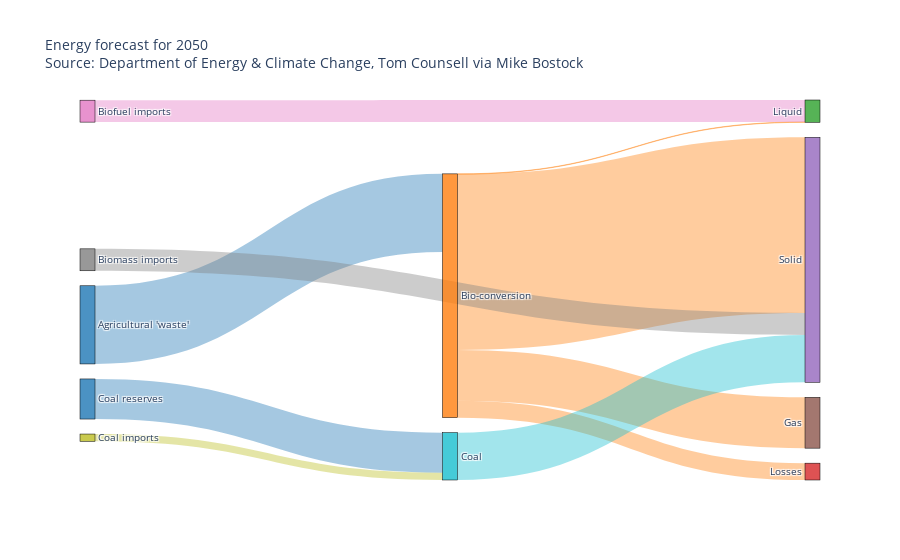

Write notebook code for a chart like this one.
### Code cell
import plotly.graph_objects as go
import urllib, json

url = 'https://raw.githubusercontent.com/plotly/plotly.js/master/test/image/mocks/sankey_energy.json'
response = urllib.request.urlopen(url)
data = json.loads(response.read())

# override gray link colors with 'source' colors
opacity = 0.4
# change 'magenta' to its 'rgba' value to add opacity
data['data'][0]['node']['color'] = ['rgba(255,0,255, 0.8)' if color == "magenta" else color for color in data['data'][0]['node']['color']]
data['data'][0]['link']['color'] = [data['data'][0]['node']['color'][src].replace("0.8", str(opacity))
                                    for src in data['data'][0]['link']['source']]

fig = go.Figure(data=[go.Sankey(
    valueformat = ".0f",
    valuesuffix = "TWh",
    # Define nodes
    node = dict(
      pad = 15,
      thickness = 15,
      line = dict(color = "black", width = 0.5),
      label =  data['data'][0]['node']['label'][:10],
      color =  data['data'][0]['node']['color'][:10]
    ),
    # Add links
    link = dict(
      source =  data['data'][0]['link']['source'][:10],
      target =  data['data'][0]['link']['target'][:10],
      value =  data['data'][0]['link']['value'][:10],
      label =  data['data'][0]['link']['label'][:10],
      color =  data['data'][0]['link']['color'][:10]
))])

fig.update_layout(title_text="Energy forecast for 2050<br>Source: Department of Energy & Climate Change, Tom Counsell via <a href='https://bost.ocks.org/mike/sankey/'>Mike Bostock</a>",
                  font_size=10)
fig.show()

### Figure 1 — Plotly figure (JSON) as saved in the notebook; plotly's stock layout.template omitted (floating-point values rounded to 4 significant figures)
{"data": [{"link": {"color": ["rgba(31, 119, 180, 0.4)", "rgba(255, 127, 14, 0.4)", "rgba(255, 127, 14, 0.4)", "rgba(255, 127, 14, 0.4)", "rgba(255, 127, 14, 0.4)", "rgba(227, 119, 194, 0.4)", "rgba(127, 127, 127, 0.4)", "rgba(188, 189, 34, 0.4)", "rgba(31, 119, 180, 0.4)", "rgba(23, 190, 207, 0.4)"], "label": ["stream 1", "", "", "", "stream 1", "", "", "", "", ""], "source": [0, 1, 1, 1, 1, 6, 7, 8, 10, 9], "target": [1, 2, 3, 4, 5, 2, 4, 9, 9, 4], "value": [124.7, 0.597, 26.86, 280.3, 81.14, 35, 35, 11.61, 63.97, 75.57]}, "node": {"color": ["rgba(31, 119, 180, 0.8)", "rgba(255, 127, 14, 0.8)", "rgba(44, 160, 44, 0.8)", "rgba(214, 39, 40, 0.8)", "rgba(148, 103, 189, 0.8)", "rgba(140, 86, 75, 0.8)", "rgba(227, 119, 194, 0.8)", "rgba(127, 127, 127, 0.8)", "rgba(188, 189, 34, 0.8)", "rgba(23, 190, 207, 0.8)", "rgba(31, 119, 180, 0.8)", "rgba(255, 127, 14, 0.8)", "rgba(44, 160, 44, 0.8)", "rgba(214, 39, 40, 0.8)", "rgba(148, 103, 189, 0.8)", "rgba(140, 86, 75, 0.8)", "rgba(227, 119, 194, 0.8)", "rgba(127, 127, 127, 0.8)", "rgba(188, 189, 34, 0.8)", "rgba(23, 190, 207, 0.8)", "rgba(31, 119, 180, 0.8)", "rgba(255, 127, 14, 0.8)", "rgba(44, 160, 44, 0.8)", "rgba(214, 39, 40, 0.8)", "rgba(148, 103, 189, 0.8)", "rgba(140, 86, 75, 0.8)", "rgba(227, 119, 194, 0.8)", "rgba(127, 127, 127, 0.8)", "rgba(188, 189, 34, 0.8)", "rgba(23, 190, 207, 0.8)", "rgba(31, 119, 180, 0.8)", "rgba(255, 127, 14, 0.8)", "rgba(44, 160, 44, 0.8)", "rgba(214, 39, 40, 0.8)", "rgba(148, 103, 189, 0.8)", "rgba(255,0,255, 0.8)", "rgba(227, 119, 194, 0.8)", "rgba(127, 127, 127, 0.8)", "rgba(188, 189, 34, 0.8)", "rgba(23, 190, 207, 0.8)", "rgba(31, 119, 180, 0.8)", "rgba(255, 127, 14, 0.8)", "rgba(44, 160, 44, 0.8)", "rgba(214, 39, 40, 0.8)", "rgba(148, 103, 189, 0.8)", "rgba(140, 86, 75, 0.8)", "rgba(227, 119, 194, 0.8)", "rgba(127, 127, 127, 0.8)"], "label": ["Agricultural 'waste'", "Bio-conversion", "Liquid", "Losses", "Solid", "Gas", "Biofuel imports", "Biomass imports", "Coal imports", "Coal", "Coal reserves", "District heating", "Industry", "Heating and cooling - commercial", "Heating and cooling - homes", "Electricity grid", "Over generation / exports", "H2 conversion", "Road transport", "Agriculture", "Rail transport", "Lighting & appliances - commercial", "Lighting & appliances - homes", "Gas imports", "Ngas", "Gas reserves", "Thermal generation", "Geothermal", "H2", "Hydro", "International shipping", "Domestic aviation", "International aviation", "National navigation", "Marine algae", "Nuclear", "Oil imports", "Oil", "Oil reserves", "Other waste", "Pumped heat", "Solar PV", "Solar Thermal", "Solar", "Tidal", "UK land based bioenergy", "Wave", "Wind"], "line": {"color": "black", "width": 0.5}, "pad": 15, "thickness": 15}, "type": "sankey", "valueformat": ".0f", "valuesuffix": "TWh"}], "layout": {"font": {"size": 10}, "title": {"text": "Energy forecast for 2050<br>Source: Department of Energy & Climate Change, Tom Counsell via <a href='https://bost.ocks.org/mike/sankey/'>Mike Bostock</a>"}}}
